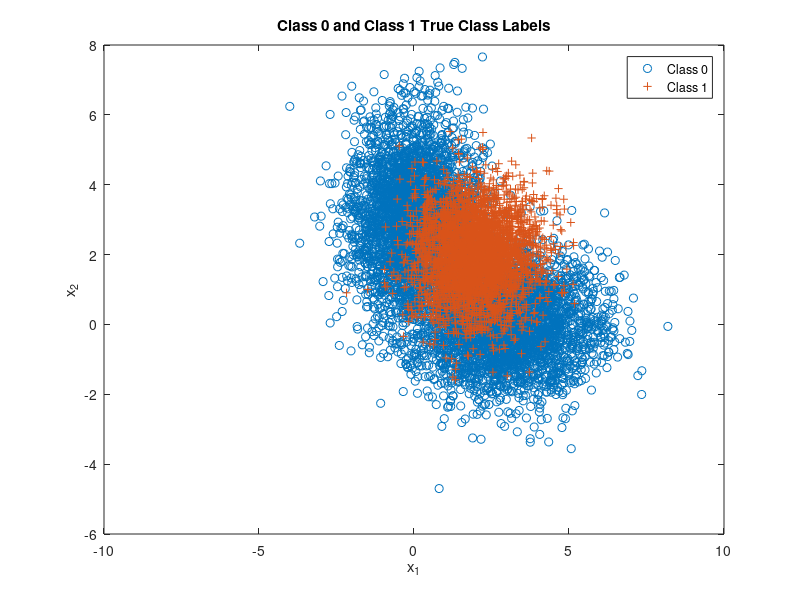

MATLAB code for this plot: (Note: this script raises an error after producing the figure.)
clear all; close all;clc;

%Initialize Parameters and Generate Data
N = 10000;
n = 2;
p0 = 0.65;
p1 = 0.35;

%Determine posteriors
Postlabel =rand(1, N) >= p0;

%Create appropriate number of data points from each distribution
Data0 = length(find(Postlabel == 0));
Data1 = length(find(Postlabel == 1));


%Parameters for two classes
mean = [3,0;0,3];
Cov = cat(3,[2,0;0,1],[1,0;0,2]);
mean01 = [3;0];
mean02 = [0;3];
mean03 = (p0*mean01) + (p1*mean02);

weight =[0.5;0.5];
ab = gmdistribution(mean, Cov,weight);

mean1 = [2;2];
Cov1 = [1,0;0,1];

%Generate data as prescribed in assignment description
x0 = random(ab, Data0);
x1 = mvnrnd(mean1, Cov1, Data1);

%Plot data showing two classes
plot(x0(:,1),x0(:,2),'o',x1(:,1),x1(:,2),'+');
title('Class 0 and Class 1 True Class Labels')
xlabel('x_1'),ylabel('x_2')
legend('Class 0','Class 1')

x=zeros(N,2);
x(Postlabel==0,:)=x0;
x(Postlabel==1,:)=x1;
figure(1);

%% Part A - ERM with True Knowledge
% Calculate discriminant score
discriminantScore=log(evalGaussian(x' ,mean1,Cov1)./(pdf(ab,x))');
sortDS=sort(discriminantScore);

%Generate vector of gammas for parametric sweep
logGamma=[min(discriminantScore)-eps sort(discriminantScore)+eps];

for ind=1:length(logGamma)
 decision=discriminantScore>logGamma(ind);
 Num_pos(ind)=sum(decision);
 pFP(ind)=sum(decision==1 & Postlabel==0)/Data0;
 pTP(ind)=sum(decision==1 & Postlabel==1)/Data1;
 pFN(ind)=sum(decision==0 & Postlabel==1)/Data1;
 pTN(ind)=sum(decision==0 & Postlabel==0)/Data0;
 %Two ways to make sure I did it right
 pFE(ind)=(sum(decision==0 & Postlabel==1) + sum(decision==1 & Postlabel==0))/S;
 pFE2(ind)=(pFP(ind)*Data0 + pFN(ind)*Data1)/S;
end

%Calculate Theoretical Minimum Error
logGamma_ideal=log(p0/p1);
decision_ideal=discriminantScore>logGamma_ideal;
pFP_ideal=sum(decision_ideal==1 & Postlabel==0)/Data0;
pTP_ideal=sum(decision_ideal==1 & Postlabel==1)/Data1;
pFE_ideal=(pFP_ideal*Data0+(1-pTP_ideal)*Data1)/(Data0+Data1);
%Estimate Minimum Error
%If multiple minimums are found choose the one closest to the theoretical
%minimum
[min_pFE, min_pFE_ind]=min(pFE);
if length(min_pFE_ind)>1
 [~,minDistTheory_ind]=min(abs(logGamma(min_pFE_ind)-logGamma_ideal));
 min_pFE_ind=min_pFE_ind(minDistTheory_ind);
end
%Find minimum gamma and corresponding false and true positive rates
minGAMMA=exp(logGamma(min_pFE_ind));
min_FP=pFP(min_pFE_ind);
min_TP=pTP(min_pFE_ind);

%Plot
figure;
plot(pFP,pTP, 'b-','DisplayName','ROC Curve');
hold all;
plot(min_FP,min_TP,'o','DisplayName','Estimated Min. Error');
plot(pFP_ideal,pTP_ideal,'+','DisplayName',...
 'Theoretical Min. Error');
xlabel('P(D=1|L=0) False Positive');
ylabel('P(D=1|L=1) True Positive');
title('Mininimum Expected Risk ROC Curve');
legend 'show';
grid on; box on;


fprintf('Theoretical: Gamma=%1.2f, Error=%1.2f%%\n',...
    exp(logGamma_ideal),100*pFE_ideal);
fprintf('Estimated: Gamma=%1.2f, Error=%1.2f%%\n',minGAMMA,100*min_pFE);
figure;
plot(logGamma,pFE,'DisplayName','Errors','LineWidth',2);
hold on;
plot(logGamma(min_pFE_ind),pFE(min_pFE_ind),...
 'ro','DisplayName','Minimum Error','LineWidth',2);
xlabel('Gamma');
ylabel('Proportion of Errors');
title('Probability of Error vs. Gamma')
grid on;
legend 'show';
